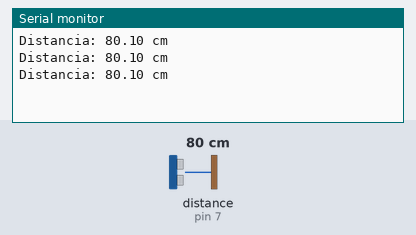
Simulated run of this sketch. Board: Arduino Uno, built with avr-gcc and run on an emulated ATmega328P. On the bench: the last lines printed to the serial monitor. Wiring (inferred from the names in the program): ultrasonic range finder: trigger pin 3; echo pin 7. The test bench sets the inputs (shaded band); at power-on: distance to the obstacle (sensor on pin 7) 80 cm. The echo pulse lasts 58.3 µs per cm.

Above: at 1.3 s.
1.4 s: distance to the obstacle (sensor on pin 7) set to 2 cm
At 1.9 s:
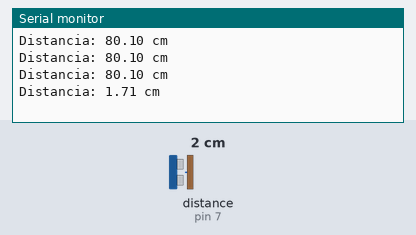
2.9 s: distance to the obstacle (sensor on pin 7) set to 4 cm
At 3.4 s:
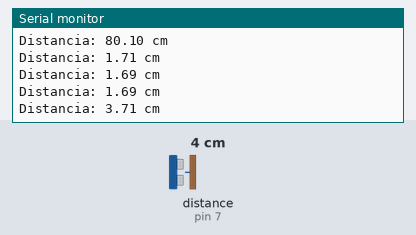
Timing chart, 0 to 5.9 s (numbered marks = the images above; inputs shaded):
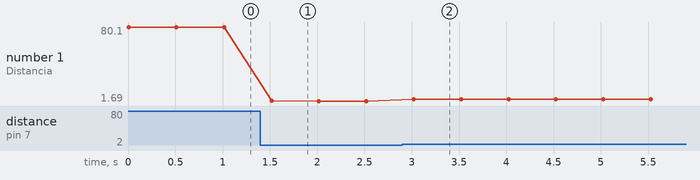

The sketch:

ultrassonico.ino
```cpp
//definição dos Pinos do Ultrassônico
#define echo 7
#define trig 3

//variáveis para armazenar dados do sensor ultrassônico
unsigned long tempo;
float distancia;

void setup() {
  //inicialização dos pinos
  pinMode(trig, OUTPUT);
  pinMode(echo, INPUT);
  Serial.begin(9600); //inicialização da comunicação serial para debug
}

void loop() {
  //ciclo de emissão do sinal ultrassônico
  digitalWrite(trig, LOW);
  delayMicroseconds(5);
  digitalWrite(trig, HIGH);
  delayMicroseconds(10);
  digitalWrite(trig, LOW);

  //medição do tempo de retorno do sinal ultrassônico (em microssegundos)
  tempo = pulseIn(echo, HIGH);

  //cálculo da distância em centímetros (o som percorre 1 cm a cada 58 microssegundos)
  distancia = tempo / 58.0;

  //saída da distância no monitor serial
  Serial.print("Distancia: ");
  Serial.print(distancia);
  Serial.println(" cm");

  delay(500); //aguarda 0.5 segundos antes da próxima leitura
}
```

Measured:
- after the input at 1.4 s, the serial monitor: prints a new line after 0.12 s (image 1)
- after the input at 2.9 s, the serial monitor: prints a new line after 0.12 s (image 2)
- plotted number 1: 80.1 → 1.69 after the input at 1.4 s, 1.69 → 3.71 after the input at 2.9 s
